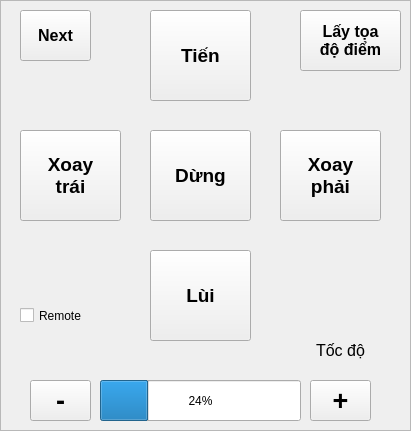
   <widget class="QFrame" name="fr_handMode_move">
    <property name="geometry">
     <rect>
      <x>450</x>
      <y>60</y>
      <width>411</width>
      <height>431</height>
     </rect>
    </property>
    <property name="autoFillBackground">
     <bool>true</bool>
    </property>
    <property name="frameShape">
     <enum>QFrame::StyledPanel</enum>
    </property>
    <property name="frameShadow">
     <enum>QFrame::Raised</enum>
    </property>
    <widget class="QPushButton" name="bt_forwards">
     <property name="geometry">
      <rect>
       <x>150</x>
       <y>10</y>
       <width>101</width>
       <height>91</height>
      </rect>
     </property>
     <property name="font">
      <font>
       <pointsize>14</pointsize>
       <weight>75</weight>
       <bold>true</bold>
      </font>
     </property>
     <property name="text">
      <string>Tiến</string>
     </property>
    </widget>
    <widget class="QPushButton" name="bt_rotation_left">
     <property name="geometry">
      <rect>
       <x>20</x>
       <y>130</y>
       <width>101</width>
       <height>91</height>
      </rect>
     </property>
     <property name="font">
      <font>
       <pointsize>14</pointsize>
       <weight>75</weight>
       <bold>true</bold>
      </font>
     </property>
     <property name="text">
      <string>Xoay 
trái</string>
     </property>
    </widget>
    <widget class="QPushButton" name="bt_stop">
     <property name="geometry">
      <rect>
       <x>150</x>
       <y>130</y>
       <width>101</width>
       <height>91</height>
      </rect>
     </property>
     <property name="font">
      <font>
       <pointsize>14</pointsize>
       <weight>75</weight>
       <bold>true</bold>
      </font>
     </property>
     <property name="text">
      <string>Dừng</string>
     </property>
    </widget>
    <widget class="QPushButton" name="bt_rotation_right">
     <property name="geometry">
      <rect>
       <x>280</x>
       <y>130</y>
       <width>101</width>
       <height>91</height>
      </rect>
     </property>
     <property name="font">
      <font>
       <pointsize>14</pointsize>
       <weight>75</weight>
       <bold>true</bold>
      </font>
     </property>
     <property name="text">
      <string>Xoay 
phải</string>
     </property>
    </widget>
    <widget class="QPushButton" name="bt_backwards">
     <property name="geometry">
      <rect>
       <x>150</x>
       <y>250</y>
       <width>101</width>
       <height>91</height>
      </rect>
     </property>
     <property name="font">
      <font>
       <pointsize>14</pointsize>
       <weight>75</weight>
       <bold>true</bold>
      </font>
     </property>
     <property name="text">
      <string>Lùi</string>
     </property>
    </widget>
    <widget class="QLabel" name="lb_speed">
     <property name="geometry">
      <rect>
       <x>300</x>
       <y>330</y>
       <width>81</width>
       <height>41</height>
      </rect>
     </property>
     <property name="font">
      <font>
       <pointsize>12</pointsize>
       <weight>50</weight>
       <bold>false</bold>
      </font>
     </property>
     <property name="autoFillBackground">
      <bool>false</bool>
     </property>
     <property name="frameShape">
      <enum>QFrame::NoFrame</enum>
     </property>
     <property name="lineWidth">
      <number>1</number>
     </property>
     <property name="midLineWidth">
      <number>0</number>
     </property>
     <property name="text">
      <string>Tốc độ</string>
     </property>
     <property name="scaledContents">
      <bool>false</bool>
     </property>
     <property name="alignment">
      <set>Qt::AlignCenter</set>
     </property>
     <property name="wordWrap">
      <bool>false</bool>
     </property>
     <property name="openExternalLinks">
      <bool>false</bool>
     </property>
    </widget>
    <widget class="QPushButton" name="bt_reduceSpeed">
     <property name="geometry">
      <rect>
       <x>30</x>
       <y>380</y>
       <width>61</width>
       <height>41</height>
      </rect>
     </property>
     <property name="font">
      <font>
       <family>Ubuntu</family>
       <pointsize>20</pointsize>
       <weight>75</weight>
       <bold>true</bold>
      </font>
     </property>
     <property name="focusPolicy">
      <enum>Qt::ClickFocus</enum>
     </property>
     <property name="autoFillBackground">
      <bool>true</bool>
     </property>
     <property name="text">
      <string>-</string>
     </property>
    </widget>
    <widget class="QPushButton" name="bt_upSpeed">
     <property name="geometry">
      <rect>
       <x>310</x>
       <y>380</y>
       <width>61</width>
       <height>41</height>
      </rect>
     </property>
     <property name="font">
      <font>
       <family>Ubuntu</family>
       <pointsize>20</pointsize>
       <weight>75</weight>
       <bold>true</bold>
      </font>
     </property>
     <property name="focusPolicy">
      <enum>Qt::ClickFocus</enum>
     </property>
     <property name="autoFillBackground">
      <bool>true</bool>
     </property>
     <property name="text">
      <string>+</string>
     </property>
    </widget>
    <widget class="QProgressBar" name="pb_speed">
     <property name="enabled">
      <bool>true</bool>
     </property>
     <property name="geometry">
      <rect>
       <x>100</x>
       <y>380</y>
       <width>201</width>
       <height>41</height>
      </rect>
     </property>
     <property name="sizePolicy">
      <sizepolicy hsizetype="Expanding" vsizetype="Fixed">
       <horstretch>0</horstretch>
       <verstretch>0</verstretch>
      </sizepolicy>
     </property>
     <property name="layoutDirection">
      <enum>Qt::LeftToRight</enum>
     </property>
     <property name="value">
      <number>24</number>
     </property>
     <property name="alignment">
      <set>Qt::AlignCenter</set>
     </property>
     <property name="textVisible">
      <bool>true</bool>
     </property>
     <property name="orientation">
      <enum>Qt::Horizontal</enum>
     </property>
     <property name="invertedAppearance">
      <bool>false</bool>
     </property>
     <property name="textDirection">
      <enum>QProgressBar::TopToBottom</enum>
     </property>
    </widget>
    <widget class="QPushButton" name="bt_tryTarget_show">
     <property name="geometry">
      <rect>
       <x>300</x>
       <y>10</y>
       <width>101</width>
       <height>61</height>
      </rect>
     </property>
     <property name="font">
      <font>
       <pointsize>12</pointsize>
       <weight>75</weight>
       <bold>true</bold>
      </font>
     </property>
     <property name="text">
      <string>Lấy tọa
độ điểm</string>
     </property>
    </widget>
    <widget class="QCheckBox" name="ck_remote">
     <property name="geometry">
      <rect>
       <x>20</x>
       <y>290</y>
       <width>91</width>
       <height>51</height>
      </rect>
     </property>
     <property name="sizePolicy">
      <sizepolicy hsizetype="Minimum" vsizetype="Minimum">
       <horstretch>0</horstretch>
       <verstretch>0</verstretch>
      </sizepolicy>
     </property>
     <property name="baseSize">
      <size>
       <width>0</width>
       <height>0</height>
      </size>
     </property>
     <property name="cursor">
      <cursorShape>ArrowCursor</cursorShape>
     </property>
     <property name="text">
      <string>Remote</string>
     </property>
     <property name="iconSize">
      <size>
       <width>16</width>
       <height>16</height>
      </size>
     </property>
     <property name="checkable">
      <bool>true</bool>
     </property>
     <property name="tristate">
      <bool>false</bool>
     </property>
    </widget>
    <widget class="QPushButton" name="bt_changePage2">
     <property name="geometry">
      <rect>
       <x>20</x>
       <y>10</y>
       <width>71</width>
       <height>51</height>
      </rect>
     </property>
     <property name="font">
      <font>
       <pointsize>12</pointsize>
       <weight>75</weight>
       <bold>true</bold>
      </font>
     </property>
     <property name="text">
      <string>Next</string>
     </property>
    </widget>
   </widget>
